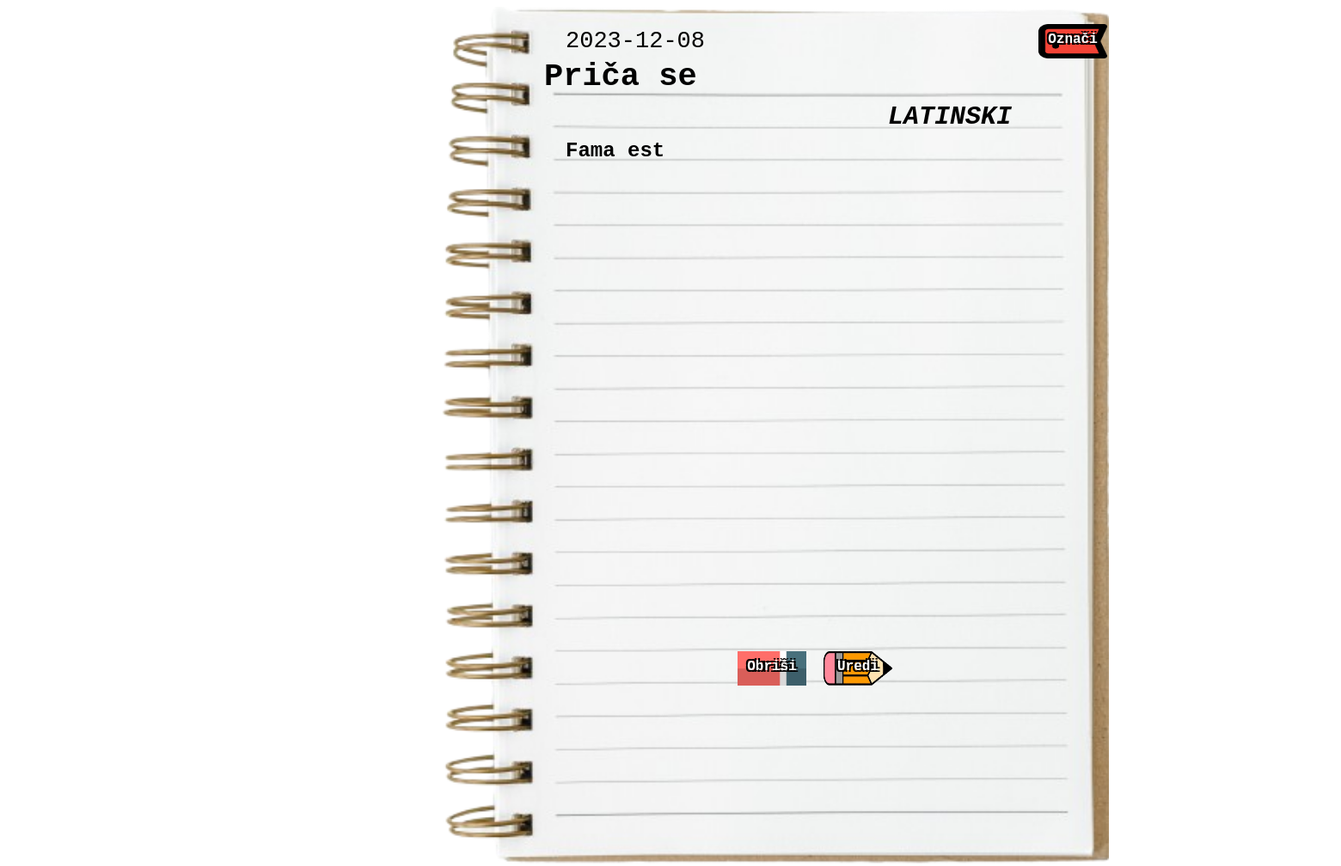
Page /definicija/27 on the earlier database version.
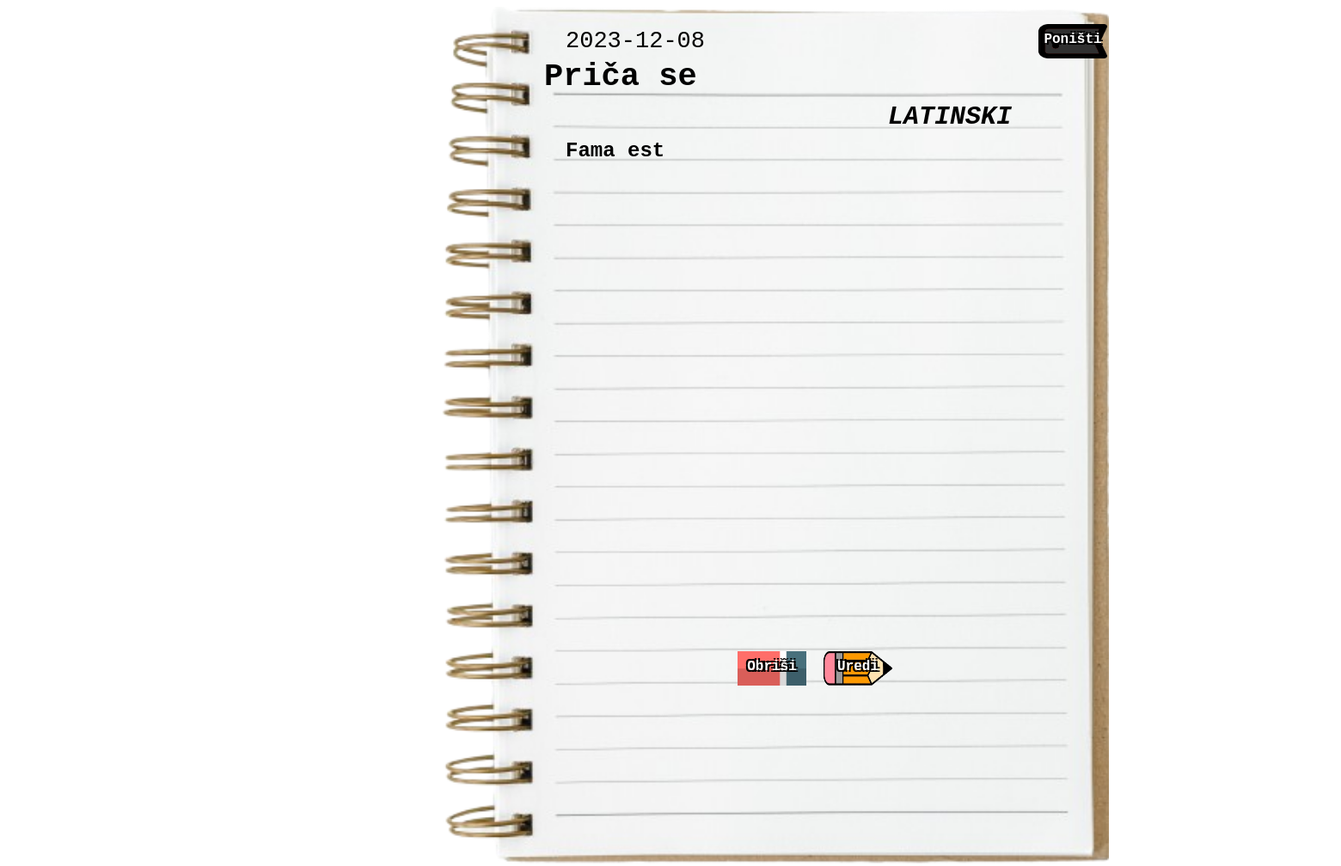
Same page on the later database version.
### app.py (the view)
@app.route('/definicija/<int:id>', methods=['GET', 'POST'])
def function(id):
    function = FunctionSite.query.get_or_404(id)
    return render_template('function.html', function=function)

### templates/function.html (shortened to what this page needs)
{% extends 'base.html' %}
{% block body %}
<body>
    <div>
        <img src="../static/images/notebooksite.png" height="1000px" style="margin-left: 500px; position: absolute;">
        <div class="maintitle" style="z-index: 2;"  color="black">
            <div style="margin-left: 625px; width: 1000px; font-size: 37px; margin-top: 60px; position: absolute; font-weight: bolder;">
                <font>{{ function.name }}</font>
            </div>
            <div style="margin-left: 650px; width: 1000px; font-size: 27px; margin-top: 25px;  position: absolute; font-weight: lighter;">
                <font>{{ function.date_created.date() }}</font>
            </div>
            <div style="margin-left: 1025px; width: 500px; font-size: 30px; margin-top: 111px;  position: absolute; font-style: italic; font-weight: 600;">
                <font>{{ function.language.upper() }}</font>
            </div>
            <div style="z-index: 2;">
                <h2 style="margin-left: 650px; color: rgb(0, 0, 0); margin-top: 149px; position: absolute; width: 580px; overflow-wrap: break-word; line-height: 38px;">{{ function.description }}</h2>
                <div class="create" style="margin-left: 850px; margin-top: 750px; position: absolute;">
                    <a href="/brisanje/{{function.id}}">
                        <img src="../static/images/eraser.png" height="40px" width="80px">
                        <span class="createtext">Obriši</span>
                    </a>
                </div>
                <div class="create" style="margin-left: 950px; margin-top: 750px;  position: absolute;">
                    <a href="/uređivanje/{{function.id}}">
                        <img src="../static/images/CreateBTN.png" height="40px" width="80px">
                        <span class="createtext">Uredi</span>
                    </a>
                </div>
                {% if function.bookmark %}
                    <div class="create" style="margin-left: 1200px; margin-top: 20px;  position: absolute;">
                        <a href="/označivanje/{{function.id}}">
                            <img src="../static/images/UnmarkBTN.png" height="40px" width="80px">
                            <span class="createtext">Poništi</span>
                        </a>
                    </div>
                {% else %}
                    <div class="create" style="margin-left: 1200px; margin-top: 20px;  position: absolute;">
                        <a href="/označivanje/{{function.id}}">
                            <img src="../static/images/BookmarkBTN.png" height="40px" width="80px">
                            <span class="createtext">Označi</span>
                        </a>
                    </div>
                {% endif %}
            </div>
        </div>
    </div>
</body>
{% endblock %}

Differences in the rows shown:
changed FunctionSite "Priča se": bookmark False → True (drawn)
Other differences:
text no longer shown: "Označi"
text now shown: "Poništi"
